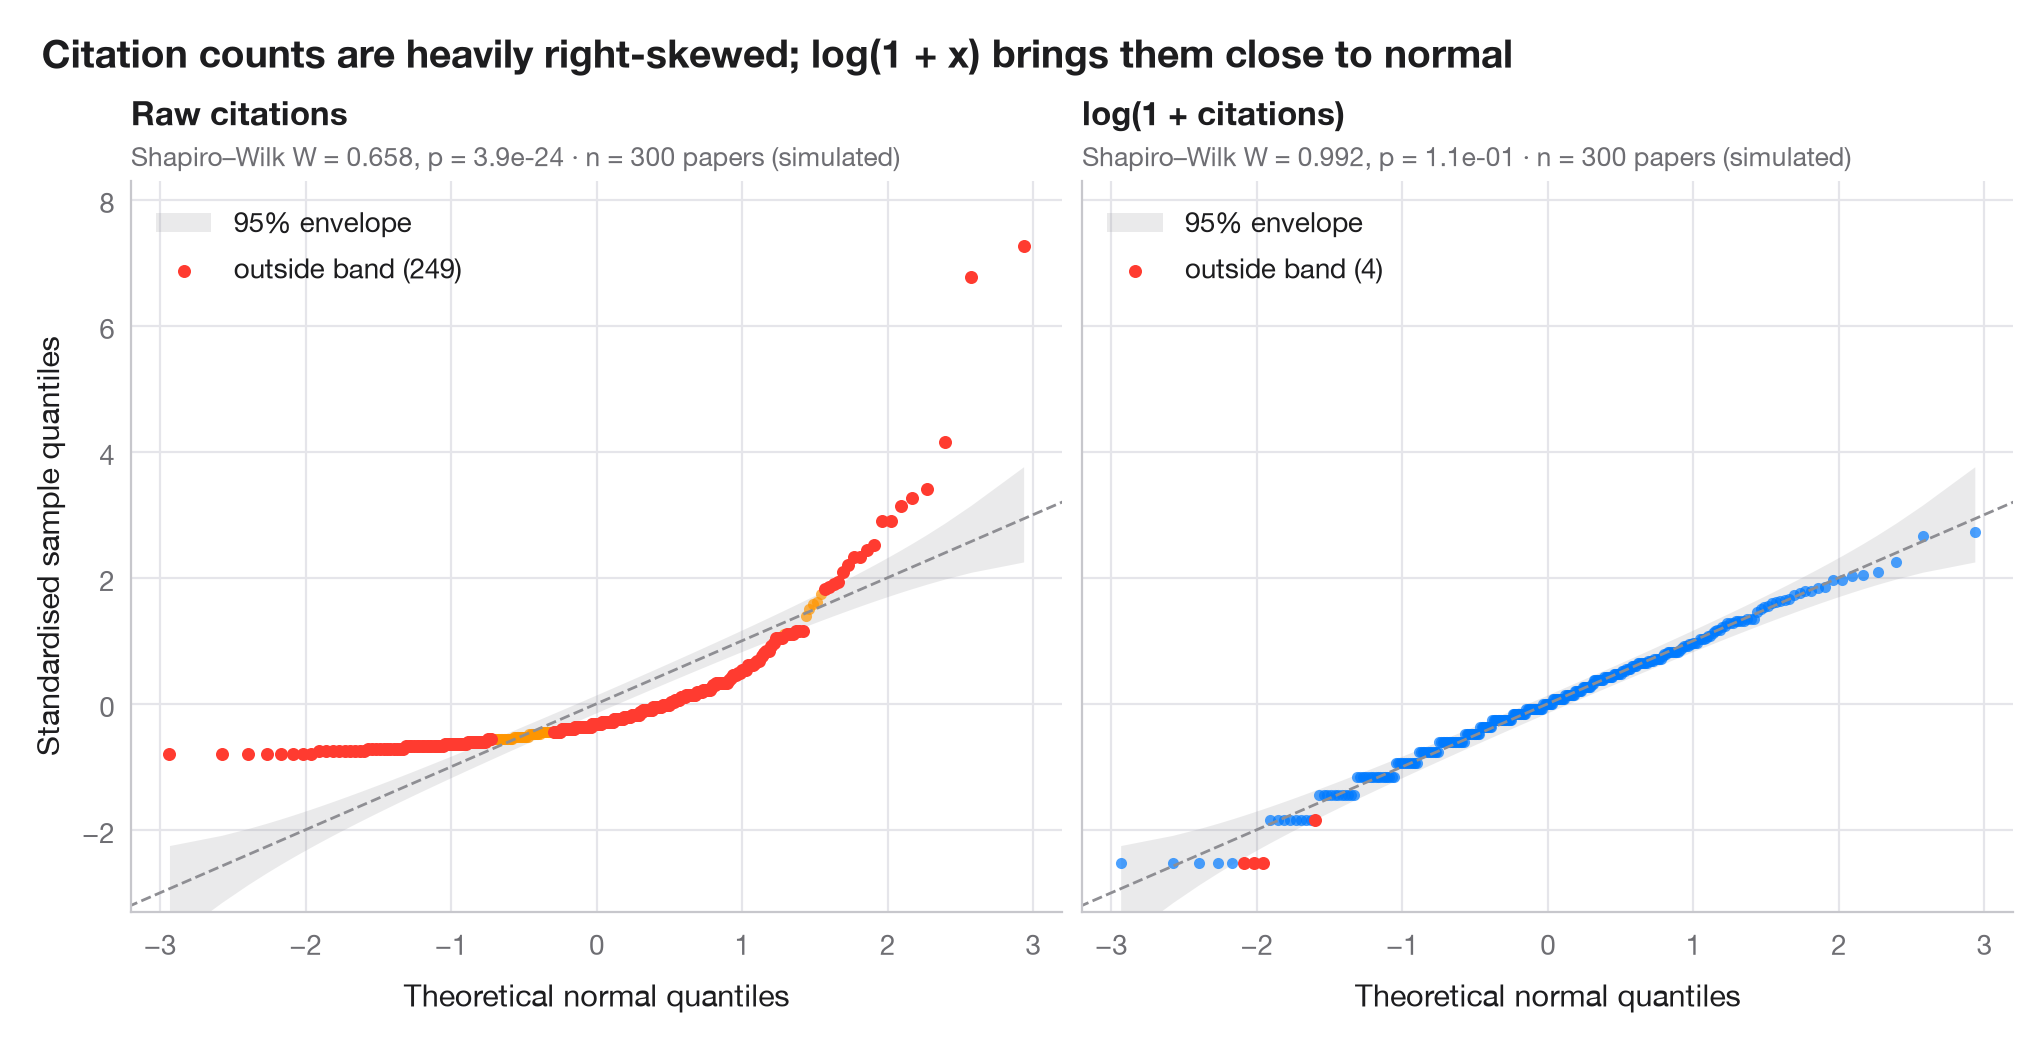

This figure's Python source:
"""
title: Q–Q plot with confidence band
summary: Normal quantile–quantile plots with a 95% envelope, for a raw and a logged variable.
r: qqplotr::stat_qq_band()
tags: [Q-Q plot, normality, confidence band, log transform, Shapiro-Wilk, bibliometrics]
description: |
  A quantile–quantile plot puts the sorted, standardised data against the
  quantiles a normal distribution would produce. Normal data fall on the
  diagonal; a curved, banana-shaped pattern means skewness. The shaded band is
  a 95% pointwise envelope built from the Beta distribution of normal order
  statistics, so points outside it are more extreme than chance allows.

  The setting is Warin (2021, *JMIR Medical Informatics*), a metadata-based
  analysis of global research on coronaviruses. The numbers here are
  **simulated** for illustration — citation counts of n = 300 coronavirus
  papers, drawn as Poisson counts around a log-normal mean — and are not the
  paper's data or results. The left panel shows raw citations, the right
  panel log(1 + citations), computed with `numpy.log1p`. Quantiles come from
  `scipy.stats.norm.ppf`, the envelope from `scipy.stats.beta.ppf`, and each
  panel reports a Shapiro–Wilk test.
"""
import matplotlib.pyplot as plt
import numpy as np
from scipy import stats

# Simulated data, set in the context of Warin (2021) [warin2021corona]

# Data: citations per paper, raw and log(1 + x)
rng = np.random.default_rng(2021)
citations = rng.poisson(rng.lognormal(2.5, 1.0, 300))
samples = {"Raw citations": citations, "log(1 + citations)": np.log1p(citations)}
palette = ["#FF9500", "#007AFF"]

fig, axes = plt.subplots(1, 2, figsize=(10, 5), sharex=True, sharey=True)
for ax, (name, x), c in zip(axes, samples.items(), palette):
    n = len(x)
    z = np.sort((x - x.mean()) / x.std(ddof=1))      # standardised sample quantiles
    pp = (np.arange(1, n + 1) - 0.5) / n              # plotting positions
    theo = stats.norm.ppf(pp)                         # theoretical normal quantiles

    # 95% pointwise envelope: order statistic i of a uniform sample is Beta(i, n-i+1)
    i = np.arange(1, n + 1)
    lo = stats.norm.ppf(stats.beta.ppf(0.025, i, n - i + 1))
    hi = stats.norm.ppf(stats.beta.ppf(0.975, i, n - i + 1))
    outside = (z < lo) | (z > hi)

    ax.fill_between(theo, lo, hi, color="#8E8E93", alpha=0.18, lw=0, label="95% envelope")
    ax.plot([-3.5, 3.5], [-3.5, 3.5], color="#8E8E93", lw=1, ls="--")
    ax.scatter(theo[~outside], z[~outside], s=16, color=c, alpha=0.7, lw=0)
    ax.scatter(theo[outside], z[outside], s=22, color="#FF3B30", lw=0,
               label=f"outside band ({outside.sum()})")

    W, p = stats.shapiro(x)
    ax.set_title(name, pad=20, fontsize=12)
    ax.text(0, 1.02, f"Shapiro–Wilk W = {W:.3f}, p = {p:.1e} · n = {n} papers (simulated)",
            transform=ax.transAxes, fontsize=9.5, color="#6E6E73")
    ax.legend(loc="upper left")
    ax.grid(axis="x")
    ax.set_xlabel("Theoretical normal quantiles")

axes[0].set_ylabel("Standardised sample quantiles")
axes[0].set_xlim(-3.2, 3.2)
axes[0].set_ylim(-3.3, 8.3)  # room for the most-cited papers
fig.suptitle("Citation counts are heavily right-skewed; log(1 + x) brings them close to normal",
             x=0.01, ha="left", fontsize=14)
plt.show()
